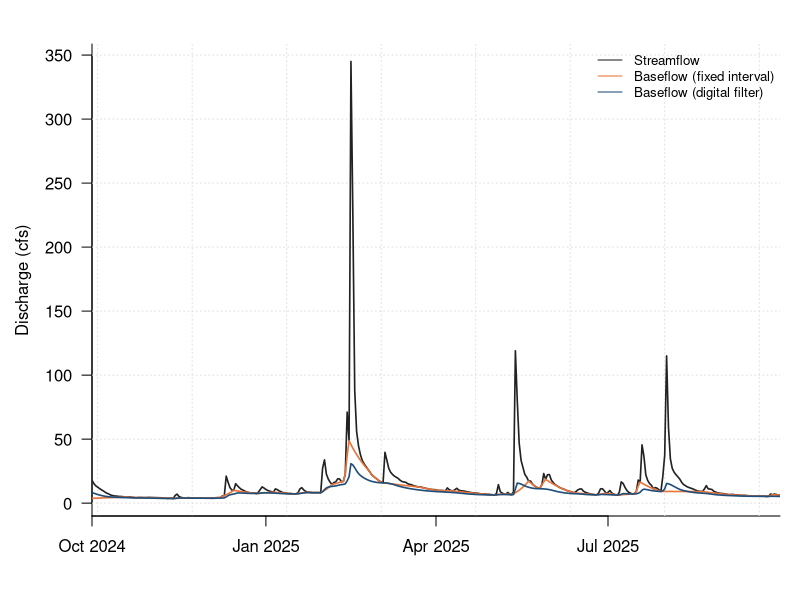

R code for this plot:
# Baseflow separation: fixed-interval vs digital filter
# Chapter 4 draft; data supplied by the chapter author (figs/fig9.csv)
# Run: Rscript baseflow_separation.R  ->  figure_r.png (base R, no packages needed)

a <- read.csv("fig9.csv", stringsAsFactors = FALSE)
a$date <- as.Date(a$date, format = "%d-%b-%Y")

png("figure_r.png", width = 1200, height = 675, res = 150)
par(mfrow = c(1, 1), mar = c(4.2, 4.6, 2.2, 1), las = 1)
plot(NA, xlim = range(c(a$date, a$date, a$date), na.rm = TRUE), ylim = range(c(a$streamflow_cfs, a$baseflow_fixed_interval_cfs, a$baseflow_digital_filter_cfs), na.rm = TRUE), log = "", xlab = "", ylab = "Discharge (cfs)", bty = "l", xaxt = "n", xaxs = "i")
grid(col = "grey88")
axis.Date(1, x = a$date, format = "%b %Y")
lines(a$date, a$streamflow_cfs, col = "#222222", lwd = 1.6, lty = 1)
lines(a$date, a$baseflow_fixed_interval_cfs, col = "#e8743b", lwd = 1.6, lty = 1)
lines(a$date, a$baseflow_digital_filter_cfs, col = "#1f4e79", lwd = 1.6, lty = 1)
legend("topright", legend = c("Streamflow", "Baseflow (fixed interval)", "Baseflow (digital filter)"), col = c("#222222", "#e8743b", "#1f4e79"), lty = c(1, 1, 1), pch = c(NA, NA, NA), bty = "n", cex = 0.8)

invisible(dev.off())
